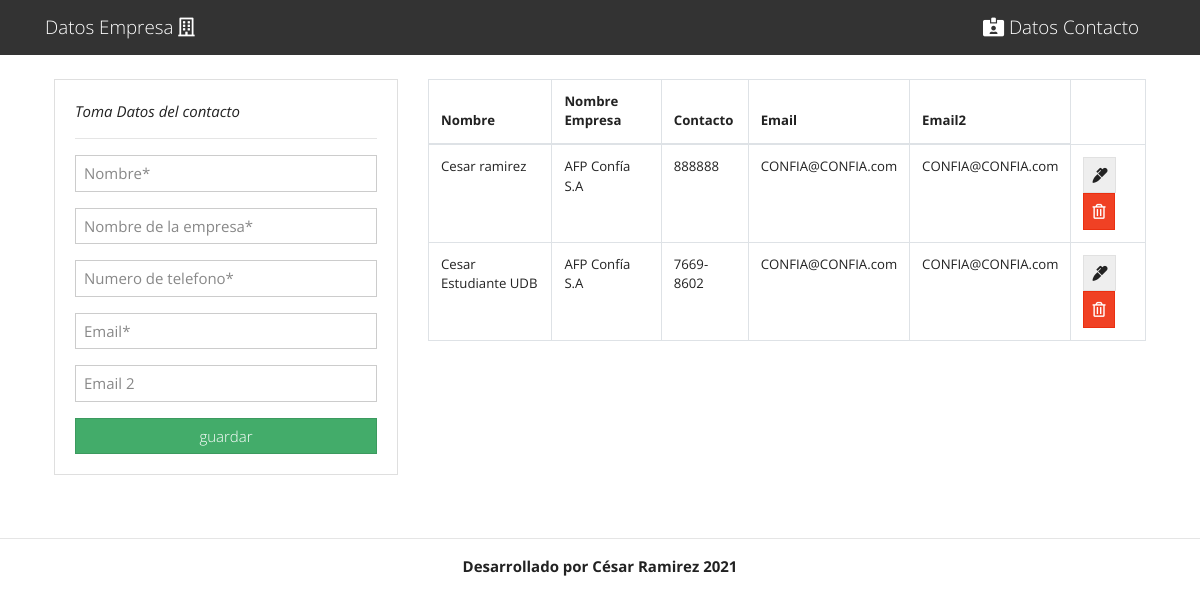
The app's page /index2.php with its own data.
### tables this page shows
CREATE TABLE `contacto` (
  `id` int(11) NOT NULL,
  `Nombre` varchar(200) NOT NULL,
  `NombreEmpresa` varchar(200) NOT NULL,
  `Contacto` varchar(25) NOT NULL,
  `Mail` text NOT NULL,
  `Mail2` text NOT NULL
);

### index2.php (the view, shortened to what this page needs)
<?php include("db.php") ?>
<?php include('Main/header.php') ?>
<main class="container p-4">
  <div class="row">
    <div class="col-md-4">
      <div class="card card-body">
        <form action="SaveRegister2.php" method="POST">
        	<em> Toma Datos del contacto</em>
        	<hr>
          <div class="form-group">
         	 <input type="text" name="Nombre" class="form-control" placeholder="Nombre*" required autofocus>
          </div>
          <div class="form-group">
           <input type="text" name="NombreEmpresa" class="form-control" placeholder="Nombre de la empresa*" required autofocus>
          </div>
          <div class="form-group">
           <input type="tel" name="Contacto" class="form-control" placeholder="Numero de telefono*" required autofocus>
          </div>
          <div class="form-group">
           <input type="email" name="Mail" class="form-control" placeholder="Email*" required autofocus>
          </div>
          <div class="form-group">
           <input type="email" name="Mail2" class="form-control" placeholder="Email 2"  autofocus>
          </div>
          <input type="submit" name="SaveRegister2" class="btn btn-success btn-block" value="guardar">
        </form>
      </div>
    </div>
    <div class="col-md-8">
      <table class="table table-bordered">
        <thead>
          <tr>
            <th>Nombre</th>
            <th>Nombre Empresa</th>
            <th>Contacto</th>
            <th>Email</th>
            <th>Email2</th>
          </tr>
        </thead>
        <tbody>
          <?php
          $query = "SELECT * FROM contacto";
          $result_tasks = mysqli_query($conn, $query);
          while($row = mysqli_fetch_assoc($result_tasks)) { ?>
          <tr>
            <td><?php echo $row['Nombre']; ?></td>
            <td><?php echo $row['NombreEmpresa']; ?></td>
            <td><?php echo $row['Contacto']; ?></td>
            <td><?php echo $row['Mail']; ?></td>
            <td><?php echo $row['Mail2']; ?></td>
            <td>
              <a href="Edit2.php?id=<?php echo $row['id']?>" class="btn btn-secondary">
                <i class="fas fa-marker"></i>
              </a>
               <a href="Delete2.php?id=<?php echo $row['id']?>" class="btn btn-danger">
                <i class="far fa-trash-alt"></i>
              </a>
            </td>
          </tr>
          <?php } ?>
        </tbody>
      </table>
    </div>
  </div>
</main>
<?php include('Main/footer.php'); ?>

### records on screen
contacto: Nombre "Cesar ramirez", NombreEmpresa "AFP Confía S.A", Contacto "888888", Mail "CONFIA@CONFIA.com", Mail2 "CONFIA@CONFIA.com"
contacto: Nombre "Cesar Estudiante UDB", NombreEmpresa "AFP Confía S.A", Contacto "7669-8602", Mail "CONFIA@CONFIA.com", Mail2 "CONFIA@CONFIA.com"
